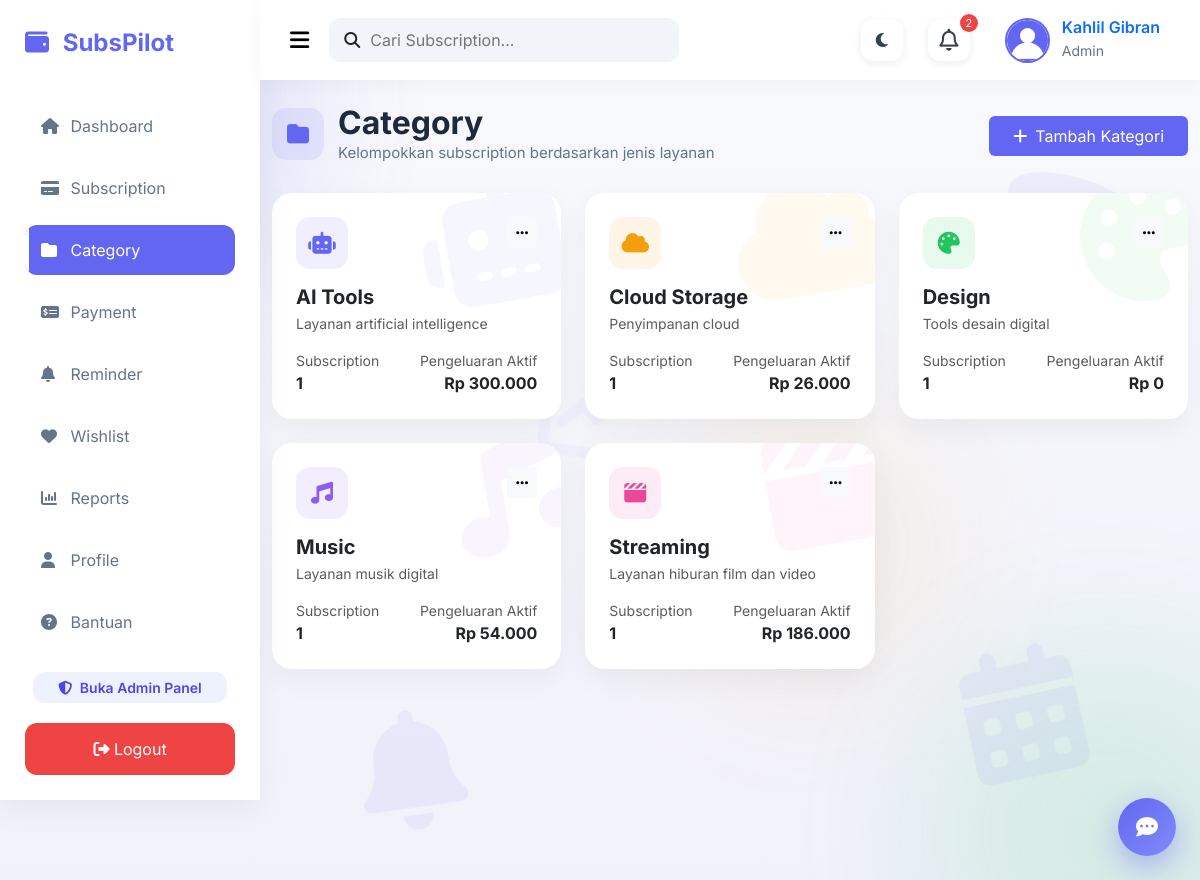
Screenshot of /category/index.php (signed in) with the database file from the repository.
### tables this page shows
CREATE TABLE `categories` (
  `id` int(11) NOT NULL,
  `category_name` varchar(100) NOT NULL,
  `description` text DEFAULT NULL,
  `created_at` timestamp NOT NULL DEFAULT current_timestamp()
);

### category/index.php (the view, shortened to what this page needs)
<?php
require_once "../config/helpers.php";
$db = new Database();
$conn = $db->connect();
$userId = $_SESSION['user_id'];
$stmt = $conn->prepare("
    SELECT c.*,
        (SELECT COUNT(*) FROM subscriptions s WHERE s.category_id = c.id AND s.user_id = ?) AS total_sub,
        (SELECT IFNULL(SUM(amount),0) FROM subscriptions s WHERE s.category_id = c.id AND s.user_id = ? AND s.status='Active') AS total_spend
    FROM categories c
    ORDER BY c.category_name
");
$stmt->execute([$userId, $userId]);
$categories = $stmt->fetchAll();
$palette = ['#6366F1', '#22C55E', '#F59E0B', '#EC4899', '#0EA5E9', '#8B5CF6', '#14B8A6'];
$iconMap = [
    'ai'        => 'fa-robot',
    'artificial'=> 'fa-robot',
    'cloud'     => 'fa-cloud',
    'storage'   => 'fa-cloud',
    'design'    => 'fa-palette',
    'music'     => 'fa-music',
    'audio'     => 'fa-music',
    'stream'    => 'fa-clapperboard',
    'video'     => 'fa-clapperboard',
    'film'      => 'fa-clapperboard',
    'game'      => 'fa-gamepad',
    'gaming'    => 'fa-gamepad',
    'fitness'   => 'fa-dumbbell',
    'gym'       => 'fa-dumbbell',
    'health'    => 'fa-heart-pulse',
    'news'      => 'fa-newspaper',
    'baca'      => 'fa-book',
    'book'      => 'fa-book',
    'education' => 'fa-graduation-cap',
    'pendidikan'=> 'fa-graduation-cap',
    'productiv' => 'fa-list-check',
    'kerja'     => 'fa-briefcase',
    'kantor'    => 'fa-briefcase',
    'finance'   => 'fa-wallet',
    'keuangan'  => 'fa-wallet',
    'internet'  => 'fa-wifi',
    'security'  => 'fa-shield-halved',
    'vpn'       => 'fa-shield-halved',
    'food'      => 'fa-utensils',
    'makanan'   => 'fa-utensils',
];
$fallbackIcons = ['fa-layer-group','fa-box','fa-star','fa-tag','fa-puzzle-piece'];
function categoryVisual($name, $iconMap, $palette, $fallbackIcons) {
    $lower = strtolower($name);
    foreach ($iconMap as $keyword => $icon) {
        if (str_contains($lower, $keyword)) {
            $hash = crc32($keyword);
            return [$icon, $palette[$hash % count($palette)]];
        }
    }
    $hash = crc32($lower);
    return [$fallbackIcons[$hash % count($fallbackIcons)], $palette[$hash % count($palette)]];
}
include "../templates/header.php";
include "../templates/sidebar.php";
include "../templates/navbar.php";
?>
<div class="main-content">
<div class="container-fluid py-4">
    <div class="d-flex flex-wrap justify-content-between align-items-center gap-3 mb-4">
        <div class="page-heading">
            <div class="page-icon"><i class="fa-solid fa-folder"></i></div>
            <div>
                <h2 class="title mb-0">Category</h2>
                <p class="subtitle mb-0">Kelompokkan subscription berdasarkan jenis layanan</p>
            </div>
        </div>
        <button class="btn btn-primary px-4 py-2" data-bs-toggle="modal" data-bs-target="#addModal">
            <i class="fa-solid fa-plus me-2"></i>Tambah Kategori
        </button>
    </div>
    <div class="row">
        <?php if (count($categories) > 0): foreach ($categories as $i => $cat):
            [$icon, $color] = categoryVisual($cat['category_name'], $iconMap, $palette, $fallbackIcons);
        ?>
        <div class="col-lg-4 col-md-6 mb-4 fade-up d<?= min(($i%6)+1,6) ?>">
            <div class="content-card p-4 h-100 category-card">
                <i class="fa-solid <?= $icon ?> category-card-watermark" style="color:<?= $color ?>;"></i>
                <div class="d-flex justify-content-between align-items-start mb-3">
                    <div style="width:52px;height:52px;border-radius:14px;background:<?= $color ?>1A;color:<?= $color ?>;display:flex;align-items:center;justify-content:center;font-size:22px;">
                        <i class="fa-solid <?= $icon ?>"></i>
                    </div>
                    <div class="dropdown">
                        <button class="btn btn-sm btn-light" data-bs-toggle="dropdown"><i class="fa-solid fa-ellipsis"></i></button>
                    </div>
                </div>
                <h5 class="fw-bold mb-1"><?= htmlspecialchars($cat['category_name']) ?></h5>
                <p class="text-muted small mb-3"><?= htmlspecialchars($cat['description'] ?: 'Tidak ada deskripsi') ?></p>
                <div class="d-flex justify-content-between">
                    <div>
                        <small class="text-muted d-block">Subscription</small>
                        <strong><?= $cat['total_sub'] ?></strong>
                    </div>
                    <div class="text-end">
                        <small class="text-muted d-block">Pengeluaran Aktif</small>
                        <strong>Rp <?= number_format($cat['total_spend'], 0, ',', '.') ?></strong>
                    </div>
                </div>
            </div>
        </div>
        <?php endforeach; endif; ?>
    </div>
</div>
</div>
<?php include "../templates/footer.php"; ?>

### templates/header.php (shortened to what this page needs)
<!DOCTYPE html>
<html lang="id">
<head>
    <link href="https://cdn.jsdelivr.net/npm/bootstrap@5.3.7/dist/css/bootstrap.min.css" rel="stylesheet">
    <link rel="stylesheet" href="https://cdnjs.cloudflare.com/ajax/libs/font-awesome/6.7.2/css/all.min.css">
    <link rel="stylesheet" href="../assets/css/dashboard.css?v=20260710a">
    <link rel="stylesheet" href="../assets/css/style.css?v=20260710a">
    <link rel="stylesheet" href="../assets/css/animations.css?v=20260710a">
    <link rel="stylesheet" href="../assets/css/extra.css?v=20260710a">
</head>
<body class="<?= !empty($_SESSION['dark_mode']) ? 'dark-mode' : '' ?>">
<div class="silhouette-bg">
    <div class="blob blob2"></div>
    <span class="s1"><i class="fa-solid fa-wallet"></i></span>
    <span class="s2"><i class="fa-solid fa-credit-card"></i></span>
    <span class="s3"><i class="fa-solid fa-coins"></i></span>
    <span class="s4"><i class="fa-solid fa-calendar-days"></i></span>
    <span class="s5"><i class="fa-solid fa-chart-line"></i></span>
    <span class="s6"><i class="fa-solid fa-bell"></i></span>
</div>
<div class="wrapper">

### templates/sidebar.php (shortened to what this page needs)
<?php
$currentDir = basename(dirname($_SERVER['SCRIPT_NAME']));
function navActive($dir, $currentDir){
    return $dir === $currentDir ? 'active' : '';
}
?>
<div class="sidebar">
    <div class="brand">
        <i class="fa-solid fa-wallet"></i>
        <span>SubsPilot</span>
    </div>
    <ul class="menu">
        <li>
            <a href="../dashboard/index.php" class="<?= navActive('dashboard', $currentDir) ?>">
                <i class="fa-solid fa-house"></i>
                Dashboard
            </a>
        </li>
        <li>
            <a href="../subscription/index.php" class="<?= navActive('subscription', $currentDir) ?>">
                <i class="fa-solid fa-credit-card"></i>
                Subscription
            </a>
        </li>
        <li>
            <a href="../category/index.php" class="<?= navActive('category', $currentDir) ?>">
                <i class="fa-solid fa-folder"></i>
                Category
            </a>
        </li>
        <li>
            <a href="../payment/index.php" class="<?= navActive('payment', $currentDir) ?>">
                <i class="fa-solid fa-money-check-dollar"></i>
                Payment
            </a>
        </li>
        <li>
            <a href="../reminder/index.php" class="<?= navActive('reminder', $currentDir) ?>">
                <i class="fa-solid fa-bell"></i>
                Reminder
            </a>
        </li>
        <li>
            <a href="../wishlist/index.php" class="<?= navActive('wishlist', $currentDir) ?>">
                <i class="fa-solid fa-heart"></i>
                Wishlist
            </a>
        </li>
        <li>
            <a href="../report/index.php" class="<?= navActive('report', $currentDir) ?>">
                <i class="fa-solid fa-chart-column"></i>
                Reports
            </a>
        </li>
        <li>
            <a href="../profile/index.php" class="<?= navActive('profile', $currentDir) ?>">
                <i class="fa-solid fa-user"></i>
                Profile
            </a>
        </li>
        <li>
            <a href="../support/index.php" class="<?= navActive('support', $currentDir) ?>">
                <i class="fa-solid fa-circle-question"></i>
                Bantuan
            </a>
        </li>
    </ul>
    <?php if (($_SESSION['role'] ?? '') === 'admin'): ?>
    <div class="px-2 pb-2">
        <a href="../admin/login.php" class="btn btn-sm w-100" style="background:#EEF2FF;color:#4F46E5;border-radius:12px;font-weight:600;">
            <i class="fa-solid fa-shield-halved me-1"></i> Buka Admin Panel
        </a>
    </div>
    <?php endif; ?>
    <div class="logout">
        <a href="../auth/logout.php">
            <i class="fa-solid fa-right-from-bracket"></i>
            Logout
        </a>
    </div>
</div>

### templates/navbar.php (shortened to what this page needs)
<?php
$__notifItems = [];
if (isset($_SESSION['user_id'])) {
    try {
        $__uid = $_SESSION['user_id'];
        $__stmt = $conn->prepare("
            SELECT service_name, amount, next_payment,
                   DATEDIFF(next_payment, CURDATE()) AS days_left
            FROM subscriptions
            WHERE user_id = ?
              AND status = 'Active'
              AND next_payment BETWEEN CURDATE() AND DATE_ADD(CURDATE(), INTERVAL 7 DAY)
            ORDER BY next_payment ASC
            LIMIT 6
        ");
        $__stmt->execute([$__uid]);
        $__notifItems = $__stmt->fetchAll();
    } catch (Throwable $e) {
        $__notifItems = [];
    }
}
?>
<nav class="navbar-custom">
    <div class="navbar-left">
        <button class="menu-btn" type="button">
            <i class="fa-solid fa-bars"></i>
        </button>
        <div class="search-box">
            <i class="fa-solid fa-magnifying-glass"></i>
            <input type="text" placeholder="Cari Subscription...">
        </div>
    </div>
    <div class="navbar-right">
        <button class="theme-toggle" id="themeToggle" type="button" title="Ganti Tema">
            <i class="fa-solid <?= !empty($_SESSION['dark_mode']) ? 'fa-sun' : 'fa-moon' ?>" id="themeIcon"></i>
        </button>
        <button class="icon-btn" type="button" title="Notifikasi" id="notifBtn">
            <i class="fa-regular fa-bell"></i>
            <?php if (count($__notifItems) > 0): ?>
                <span class="notif-dot"><?= count($__notifItems) ?></span>
            <?php endif; ?>
        </button>
        <a href="../profile/index.php" class="profile text-decoration-none">
            <img src="../assets/uploads/<?= htmlspecialchars($_SESSION['photo'] ?? 'default.png') ?>"
                 alt="Foto profil <?= htmlspecialchars($_SESSION['fullname'] ?? '') ?>"
                 onerror="this.onerror=null;this.src='../assets/img/default.png'">
            <div>
                <h6><?= htmlspecialchars($_SESSION['fullname'] ?? '') ?></h6>
                <small><?= ucfirst($_SESSION['role'] ?? 'user') ?></small>
            </div>
        </a>
    </div>
</nav>

### templates/footer.php (shortened to what this page needs)
</div>
<?php if (isset($_SESSION['user_id'])): ?>
    <?php include __DIR__ . "/chatbot-widget.php"; ?>
    <link rel="stylesheet" href="../assets/css/chatbot.css?v=20260710a">
<?php endif; ?>
</body>
</html>

### templates/chatbot-widget.php (shortened to what this page needs)
<div class="chatbot-launcher" id="chatbotLauncher" title="Butuh bantuan?">
    <i class="fa-solid fa-comment-dots"></i>
</div>

### assets/css/dashboard.css (style rules this page uses)
* { margin:0; padding:0; box-sizing:border-box; font-family:'Inter',sans-serif; }
body { background:#F8FAFC; }
.wrapper { min-height:100vh; }
:root { --primary:#6366F1; --success:#22C55E; --warning:#F59E0B; --danger:#EF4444; --dark:#1E293B; --white:#FFFFFF; --background:#F8FAFC; --border:#E5E7EB; --fs-h1:32px; --fs-h2:24px; --fs-h3:20px; --fs-body:15px; --fs-small:13px; }
.title { font-size:28px; font-weight:700; color:#1E293B; }
.subtitle { color:#64748B; }
.btn-primary { background:var(--primary); border:none; }
.sidebar { width:260px; height:100vh; background:#ffffff; position:fixed; top:0; left:0; z-index:1045; padding:25px; box-shadow:0 10px 30px rgba(0,0,0,.05); display:flex; flex-direction:column; }
.brand { font-size:24px; font-weight:700; color:#6366F1; margin-bottom:40px; }
.brand i { margin-right:8px; }
.menu { list-style:none; padding:0; margin:0; }
.menu li { margin-bottom:12px; }
.menu a { display:block; text-decoration:none; color:#64748B; padding:13px 16px; border-radius:12px; transition:.3s; }
.menu a i { width:25px; }
.menu a.active { background:#6366F1; color:#ffffff; }
.logout { margin-top:auto; }
.logout a { display:block; background:#EF4444; color:#ffffff; text-align:center; padding:14px; border-radius:12px; text-decoration:none; transition:.3s; }
.main-content { margin-left:260px; min-height:100vh; background:#F8FAFC; }
.navbar-custom { height:80px; margin-left:260px; background:#ffffff; display:flex; justify-content:space-between; align-items:center; padding:0 30px; box-shadow:0 5px 20px rgba(0,0,0,.04); }
.navbar-left { display:flex; align-items:center; gap:20px; }
.menu-btn { border:none; background:none; font-size:22px; }
.search-box { width:350px; background:#F1F5F9; border-radius:12px; display:flex; align-items:center; padding:10px 15px; }
.search-box input { border:none; outline:none; background:none; width:100%; margin-left:10px; }
.navbar-right { display:flex; align-items:center; gap:25px; }
.icon-btn { border:none; background:none; font-size:22px; position:relative; }
.notif-dot { position:absolute; top:-5px; right:-8px; background:#EF4444; color:white; width:18px; height:18px; border-radius:50%; font-size:11px; display:flex; justify-content:center; align-items:center; }
.profile { display:flex; align-items:center; gap:12px; }
.profile img { width:45px; height:45px; border-radius:50%; object-fit:cover; border:2px solid #6366F1; }
.profile h6 { margin:0; font-weight:600; }
.profile small { color:#64748B; }
.page-heading { display:flex; align-items:center; gap:14px; margin-bottom:4px; }
.page-heading .page-icon { width:52px; height:52px; border-radius:14px; background:rgba(99,102,241,.1); color:#6366F1; display:flex; align-items:center; justify-content:center; font-size:22px; }
.category-card { position:relative !important; overflow:hidden !important; }
.category-card > .category-card-watermark { position:absolute !important; top:-22px !important; right:-22px !important; left:auto !important; bottom:auto !important; display:block !important; font-size:130px !important; line-height:1 !important; width:auto !important; height:auto !important; opacity:.06 !important; transform:rotate(-10deg) !important; pointer-events:none !important; z-index:0 !important; }
.category-card > *:not(.category-card-watermark) { position:relative; z-index:1; }
.content-card { background:#fff; border-radius:20px; box-shadow:0 10px 30px rgba(0,0,0,.05); border:none; }

### assets/css/style.css (style rules this page uses)
.main-content { min-height:100vh; background:#f8fafc; }
.title { font-size:var(--fs-h1, 32px); font-weight:700; color:#1e293b; }
.subtitle { color:#64748b; font-size:var(--fs-body, 16px); }

### assets/css/chatbot.css (style rules this page uses)
.chatbot-launcher { position:fixed; right:24px; bottom:24px; width:58px; height:58px; border-radius:50%; background:linear-gradient(135deg,#6366F1,#818CF8); color:#fff; display:flex; align-items:center; justify-content:center; font-size:22px; box-shadow:0 10px 30px rgba(99,102,241,.45); cursor:pointer; z-index:1050; transition:transform .2s ease, box-shadow .2s ease; }

### rows the page displays
categories: category_name "AI Tools", description "Layanan artificial intelligence", total_sub "1", total_spend "300.000"
categories: category_name "Cloud Storage", description "Penyimpanan cloud", total_sub "1", total_spend "26.000"
categories: category_name "Design", description "Tools desain digital", total_sub "1", total_spend "0"
categories: category_name "Music", description "Layanan musik digital", total_sub "1", total_spend "54.000"
categories: category_name "Streaming", description "Layanan hiburan film dan video", total_sub "1", total_spend "186.000"

### other values shown
count($__notifItems) "2"
$_SESSION['fullname'] "Kahlil Gibran"
$_SESSION['role'] "Admin"
